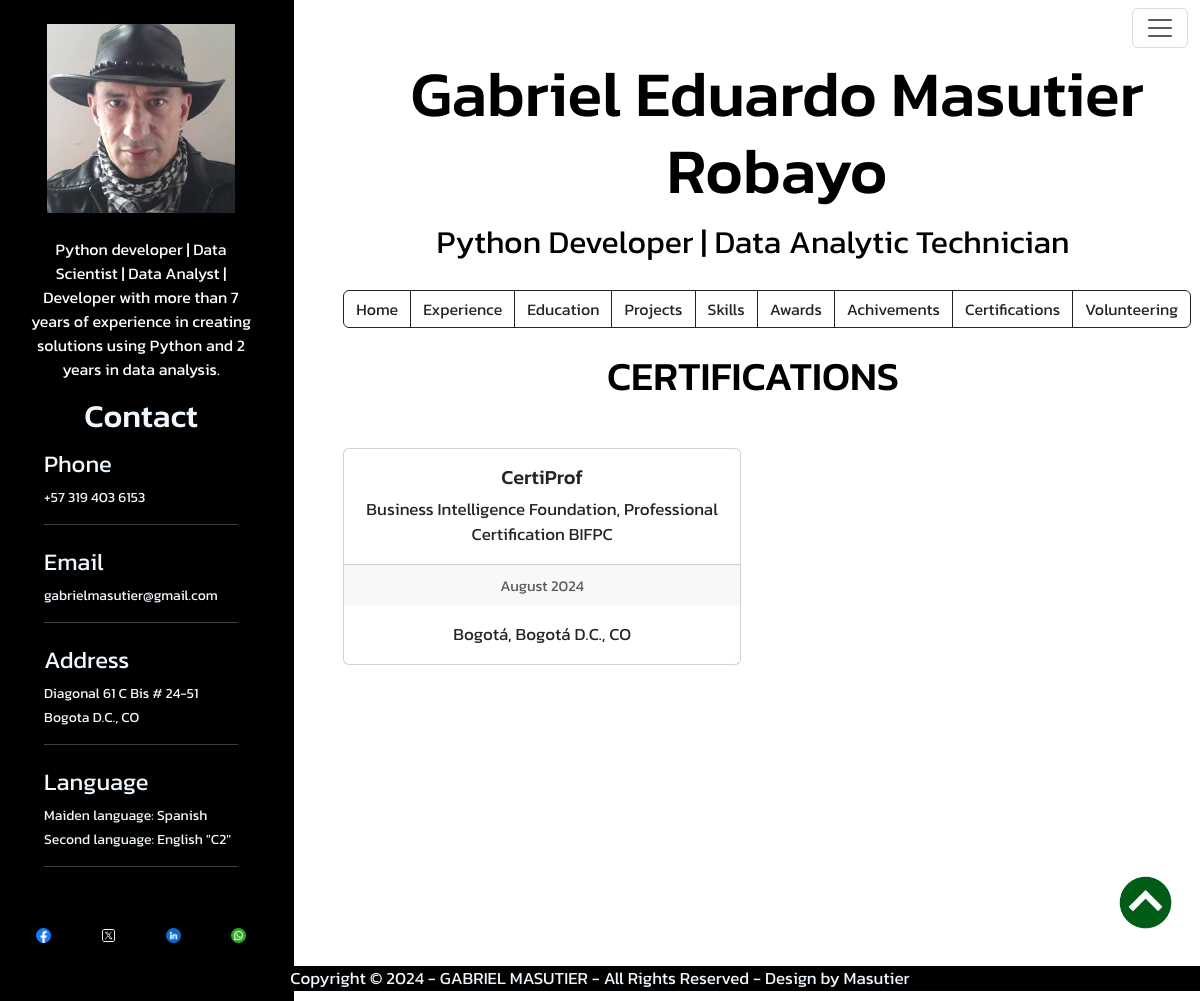
Page /certifications on the committed database.
### tables this page shows
CREATE TABLE "usersInfo" (
"firstName" TEXT,
  "lastName" TEXT,
  "email" TEXT,
  "contry_code" INTEGER,
  "phone" TEXT,
  "addres" TEXT,
  "state" TEXT,
  "contry" TEXT,
  "profession" TEXT,
  "footer_name" TEXT,
  "Footer_date" INTEGER,
  "profile" TEXT,
  "profile1" TEXT,
  "descripcion1" TEXT,
  "descripcion2" TEXT,
  "descripcion3" TEXT,
  "descripcion4" TEXT,
  "descripcion5" REAL,
  "facebook" TEXT,
  "twitter" TEXT,
  "linkedin" TEXT,
  "whatsapp" TEXT,
  "img" TEXT,
  "idioma1" TEXT,
  "idioma2" TEXT,
  "nivel_idioma2" TEXT,
  "idioma3" REAL,
  "nivel_idioma3" REAL
);

CREATE TABLE "Certifications" (
"institution" TEXT,
  "description" TEXT,
  "city" TEXT,
  "state" TEXT,
  "country" TEXT,
  "dateout" TIMESTAMP,
  "picture" REAL
);

### app.py (the view)
@app.route("/certifications")
def certifications():
    getUserInfo = personalData()
    conn = db_conn()
    getCertifications = conn.execute("SELECT * FROM Certifications").fetchall()
    conn.close()
    return render("dashboard/certifications/certifications.html", title="Certifications", getUserInfo=getUserInfo, getCertifications=getCertifications)

### app.py (called while the page is built)
def personalData():
    conn = db_conn()
    getUserInfo = conn.execute("SELECT * FROM usersInfo").fetchone()
    conn.commit()
    conn.close()
    return getUserInfo

### instance/dbs.py (called while the page is built)
def db_conn():
    conn = sql3.connect('instance/masutier.db')
    conn.row_factory = sql3.Row
    return conn

### templates/dashboard/certifications/certifications.html (shortened to what this page needs)
{% extends 'layout.html' %}
{% block content %}
<h1 class="mt-4 mb-5">CERTIFICATIONS</h1>
<div class="col-11 mx-auto">
    <div class="row row-cols-1 row-cols-md-2 g-4">
        {% for certify in getCertifications %}
            <div class="col">
                <div class="card">
                    <div class="card-body">
                        <h5 class="card-title">{{ certify.0 }}</h5>
                        <p class="card-text">{{ certify.1 }}</p>
                    </div>
                    <div class="card-footer">
                        <small class="text-body-secondary">{{ moment(certify.5).format('MMMM YYYY') }}</small>
                    </div>
                    <div class="card-body">
                        <p class="card-text">{{ certify.2 }}, {{ certify.3 }}, {{ certify.4 }}</p>
                    </div>
                </div>
            </div>
        {% endfor %}
    </div>
</div>
{% endblock %}

### templates/partials/leftSide.html
<div class="col-11 mx-auto">
    <div class="col-11 mx-auto">
        <img class="p-4 imgred" src="static/img/img/gabriel.jpg" alt="">
    </div>
    <div class="col-11 mx-auto">
        <p class="smalltxt txtcolw c">{{ getUserInfo.12 }}</p>
    </div>
    <div class="col-11 mx-auto mt-3">
        <h5 class="maintxt c">Contact</h5>
    </div>
    <div class="col-9 mx-auto">
        <P class="subtxt"><small>Phone</small></P>
        <P class="smalltxt"><small>+{{ getUserInfo.3 }} {{ getUserInfo.4 }}</small></P>
        <hr>
        <P class="subtxt"><small>Email</small></P>
        <P class="smalltxt"><small>{{ getUserInfo.2 }}</small></P>
        <hr>
        <P class="subtxt"><small>Address</small></P>
        <P class="smalltxt"><small>{{ getUserInfo.5 }}</small></P>
        <P class="smalltxt"><small>{{ getUserInfo.6 }}, {{ getUserInfo.7 }}</small></P>
        <hr>
    </div>
    <div class="col-9 mx-auto">
        <P class="subtxt"><small>Language</small></P>
        <P class="smalltxt"><small>Maiden language: {{ getUserInfo.23 }}</small></P>
        <P class="smalltxt"><small>Second language: {{ getUserInfo.24 }} "{{ getUserInfo.25 }}"</small></P>
        <hr>
    </div>
    <div class="col-11 mx-auto mt-5 mb-5">
        <div class="row">
            <div class="col-3 mx-auto">
                <a class="btn btn-social btn-facebook" href="{{ getUserInfo.18 }}" target="_blank">
                    <img class="imgred" src="static/img/redes/facebook.png" alt="">
                </a>
            </div>
            <div class="col-3 mx-auto">
                <a class="btn btn-social btn-facebook" href="{{ getUserInfo.19 }}" target="_blank">
                    <img class="imgred" src="static/img/redes/twitter.png" alt="">
                </a>
            </div>
            <div class="col-3 mx-auto">
                <a class="btn btn-social btn-facebook" href="{{ getUserInfo.20 }}" target="_blank">
                    <img class="imgred" src="static/img/redes/linkedin.png" alt="">
                </a>
            </div>
            <div class="col-3 mx-auto">
                <a class="btn btn-social btn-facebook" href="{{ getUserInfo.21 }}" target="_blank">
                    <img class="imgred" src="static/img/redes/whatsapp.png" alt="">
                </a>
            </div>
        </div>
    </div>
</div>

### templates/partials/banner.html
<h1 class="supertxt ms-5">{{ getUserInfo.0 }} {{ getUserInfo.1 }}</h1>
<div class="col-11 mx-auto">
    <p class="maintxt">{{ getUserInfo.8 }}</p>
</div>

### templates/partials/footer.html
<div class="col-md-12 mx-auto back-black b-fixed c">
    Copyright © 2024 <span>- {{ getUserInfo.9 }} -</span> All Rights Reserved - Design by Masutier
</div>

### static/css/all.css (style rules this page uses)
body { color: black; font-size: 17px; font-family: "Kanit", sans-serif; }
.c { text-align: center !important; }
.imgred { width: 100%; height: auto; border-style: none; -webkit-margin-bottom-collapse: initial; z-index: 1000; }
.b-fixed { position: fixed !important; bottom: 10px; z-index: 1; }
.back-black { color: aliceblue; background-color: black; }
p { margin: 0; padding: 0; }
.supertxt { font-size: 4rem; }
.maintxt { font-size: 2rem; }
.subtxt { font-size: 1.7rem; }
.smalltxt { font-size: 1rem; }
.txtcolw { color: white; }

### rows in the picture
usersInfo: profile1 "Python developer | Data Scientist | Data Analyst | Developer with more than 7 years of experience in creating solutions using Python and 2 years in data analysis.", contry_code "57", phone "319 403 6153", email "gabrielmasutier@gmail.com", addres "Diagonal 61 C Bis # 24-51", state "Bogota D.C.", contry "CO", idioma1 "Spanish", idioma2 "English", nivel_idioma2 "C2", firstName "Gabriel Eduardo", lastName "Masutier Robayo", profession "Python Developer | Data Analytic Technician", footer_name "GABRIEL MASUTIER"
Certifications: institution "CertiProf", description "Business Intelligence Foundation, Professional Certification BIFPC", dateout "August 2024", city "Bogotá", state "Bogotá D.C.", country "CO"
